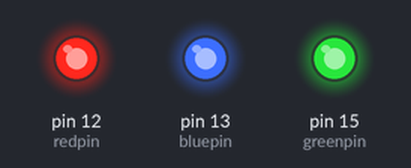
Bench run of a sketch on a simulated Arduino Uno, built with avr-gcc and run on an emulated ATmega328P. Shown: output pins drawn as LEDs (lit = HIGH). What the sketch prints to the serial monitor is not drawn.

Above: at 0.05 s.
Timing chart, 0 to 3.0 s (numbered marks = the images above):
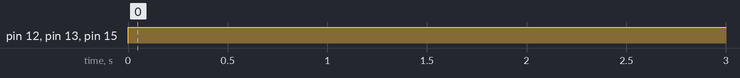

The sketch:

runner.ino
```cpp
int redpin = 12; //select the pin for the red LED
int bluepin =13; // select the pin for the  blue LED
int greenpin = 15;// select the pin for the green LED
int val;
void setup() {
  pinMode(redpin, OUTPUT);
  pinMode(bluepin, OUTPUT);
  pinMode(greenpin, OUTPUT);
  Serial.begin(115200);
}
void loop()
{
  for(val = 255; val > 0; val--)
  {
    digitalWrite(redpin, val);  //set PWM value for red
    digitalWrite(bluepin, 255 - val); //set PWM value for blue
    digitalWrite(greenpin, 128 - val); //set PWM value for green
    Serial.println(val); //print current value
    delay(1);
  }
  for(val = 0; val < 255; val++)
  {
    digitalWrite(redpin, val);
    digitalWrite(bluepin, 255 - val);
    digitalWrite(greenpin, 128 - val);
    Serial.println(val);
    delay(1);
  }
}
```

Measured:
- by itself, pin 12 (redpin), pin 13 (bluepin), pin 15 (greenpin): LOW → HIGH at 0.00 s
- by itself, everything shown: repeats every 1.8 s, in 8 steps
